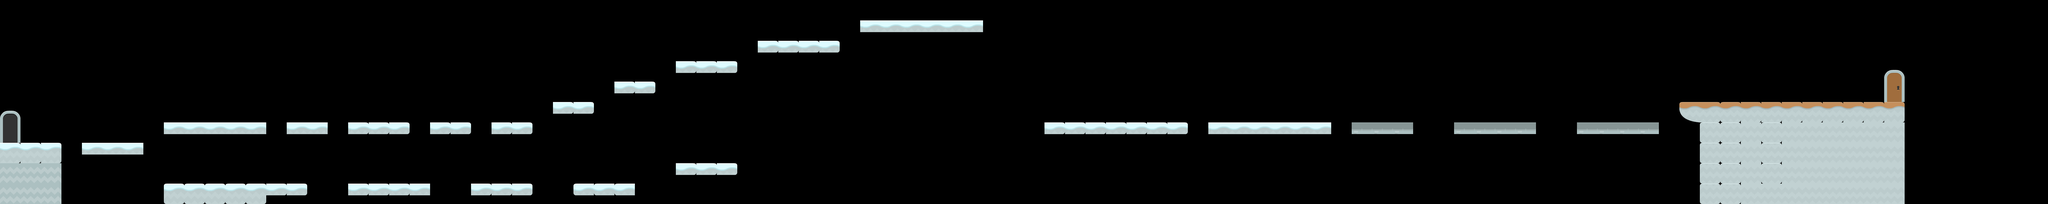

The image is a tile-based game level rendered from a .tmx file. Its description and source (layers, tilesets, objects; grid data summarised) follow:
An orthogonal 100x10 tile map with 70x70 px tiles, 2 tile layers (Scene, Foreground) and 54 objects.

<map version="1.2" tiledversion="1.3.3" orientation="orthogonal" renderorder="right-down" width="100" height="10" tilewidth="70" tileheight="70" infinite="0" nextlayerid="7" nextobjectid="141">
 <editorsettings>
  <export target="Level_2.lua" format="lua" />
 </editorsettings>
 <tileset firstgid="1" name="Platformer" tilewidth="70" tileheight="70" spacing="2" tilecount="156" columns="12">
  <image source="tiles_spritesheet.png" width="914" height="936" />
 </tileset>
 <layer id="5" name="Scene" width="100" height="10" locked="1">
  <data>[1000 cells, 64 non-empty, 8 distinct tile ids]</data>
 </layer>
 <objectgroup id="6" name="EnemyPath">
  <object id="52" x="555.472" y="574.213" width="355.322" height="47.976" />
  <object id="140" x="3563.86" y="378.313" width="497.59" height="39.759" />
 </objectgroup>
 <objectgroup id="4" name="Start" locked="1">
  <object id="1" x="4.98504" y="380.525" width="61.4822" height="109.671" />
 </objectgroup>
 <objectgroup id="2" name="Platform" locked="1">
  <object id="5" x="554.823" y="631.729" width="353.768" height="70.3142" />
  <object id="6" x="979.421" y="419.045" width="139.53" height="36.3483" />
  <object id="64" x="4969.16" y="420.836" width="279.644" height="41.1241" />
  <object id="65" x="4616.86" y="420.836" width="212.474" height="37.0117" />
  <object id="66" x="5391.36" y="422.207" width="275.531" height="31.5284" />
  <object id="67" x="5739.55" y="350.925" width="769.02" height="69.9109" />
  <object id="68" x="5809.46" y="415.353" width="700.48" height="283.756" />
  <object id="76" x="1191.28" y="426.15" width="203.39" height="40.3551" />
  <object id="77" x="1468.93" y="419.693" width="142.05" height="35.5125" />
  <object id="78" x="1686.84" y="426.15" width="117.837" height="30.6699" />
  <object id="79" x="1896.69" y="359.968" width="122.68" height="19.3705" />
  <object id="80" x="2104.92" y="279.257" width="121.065" height="27.4415" />
  <object id="81" x="2324.46" y="219.532" width="177.563" height="22.5989" />
  <object id="82" x="2600.48" y="146.893" width="258.273" height="25.8273" />
  <object id="83" x="2945.92" y="75.8676" width="405.165" height="35.5125" />
  <object id="85" x="2322.84" y="556.901" width="180.791" height="32.2841" />
  <object id="86" x="1969.33" y="626.312" width="188.862" height="33.8983" />
  <object id="87" x="1604.52" y="624.697" width="219.532" height="50.0404" />
  <object id="88" x="1186.44" y="624.697" width="282.486" height="54.883" />
  <object id="89" x="910.412" y="629.54" width="140.436" height="45.1977" />
  <object id="92" x="280.872" y="487.49" width="209.847" height="41.9693" />
  <object id="102" x="-3.22841" y="493.947" width="209.847" height="200.161" />
  <object id="103" x="584.342" y="418.079" width="306.699" height="35.5125" />
  <object id="104" x="778.047" y="426.15" height="1.61421" />
  <object id="106" x="3569.01" y="427.764" width="495.561" height="27.4415" />
  <object id="107" x="4166.26" y="426.15" width="337.369" height="27.4415" />
 </objectgroup>
 <objectgroup id="3" name="Coins" locked="1">
  <object id="115" x="326.503" y="425.58" width="67.5524" height="63.0489" />
  <object id="116" x="702.544" y="547.174" width="65.3006" height="58.5454" />
  <object id="117" x="1278.99" y="567.44" width="58.5454" height="51.7901" />
  <object id="118" x="1693.31" y="567.44" width="56.2936" height="54.0419" />
  <object id="119" x="2035.58" y="556.181" width="63.0489" height="67.5524" />
  <object id="120" x="2402.61" y="490.88" width="67.5524" height="67.5524" />
  <object id="121" x="1265.48" y="349.02" width="67.5524" height="60.7971" />
  <object id="122" x="1724.84" y="346.769" width="60.7971" height="63.0489" />
  <object id="123" x="1927.49" y="267.958" width="63.0489" height="58.5454" />
  <object id="124" x="2380.09" y="155.37" width="69.8041" height="47.2866" />
  <object id="125" x="2699.84" y="65.3006" width="72.0558" height="58.5454" />
  <object id="126" x="3021.84" y="6.75524" width="69.8041" height="49.5384" />
  <object id="127" x="3147.94" y="9.00698" width="74.3076" height="49.5384" />
  <object id="128" x="3314.57" y="22.5175" width="49.5384" height="45.0349" />
  <object id="129" x="3580.27" y="349.02" width="56.2936" height="51.7901" />
  <object id="130" x="3823.46" y="351.272" width="76.5593" height="56.2936" />
  <object id="131" x="4179.24" y="355.776" width="72.0558" height="51.7901" />
  <object id="132" x="4395.41" y="351.272" width="72.0558" height="56.2936" />
  <object id="133" x="4692.64" y="360.279" width="60.7971" height="47.2866" />
  <object id="134" x="5057.42" y="346.769" width="69.8041" height="58.5454" />
  <object id="135" x="5498.76" y="351.272" width="76.5593" height="60.7971" />
  <object id="136" x="6451.25" y="283.72" width="54.0419" height="67.5524" />
  <object id="137" x="6228.33" y="283.72" width="72.0558" height="60.7971" />
  <object id="138" x="6095.47" y="276.965" width="67.5524" height="63.0489" />
  <object id="139" x="5888.31" y="285.972" width="72.0558" height="56.2936" />
 </objectgroup>
 <layer id="1" name="Foreground" width="100" height="10" locked="1">
  <data>[1000 cells, 78 non-empty, 8 distinct tile ids]</data>
 </layer>
</map>
